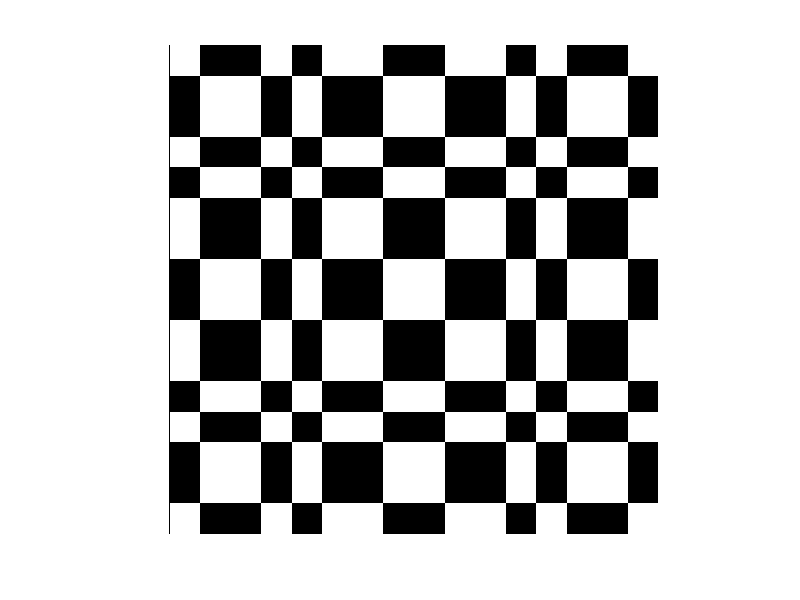

Write the MATLAB code that produced this figure.
close all;
% Ei=ones(2,2);
% Ej=ones(2,2);
% Eij=Ei(:)*Ej(:).';
% Jijkl=Eij(:)*Eij(:).';
% imshow(imresize(Jijkl,100))


Ei=[1,-1;-1,1];
Ej=Ei;
Eij=Ei(:)*Ej(:).';
Jijkl=Eij(:)*Eij(:).';
imshow(imresize(Jijkl, 10, 'nearest'))